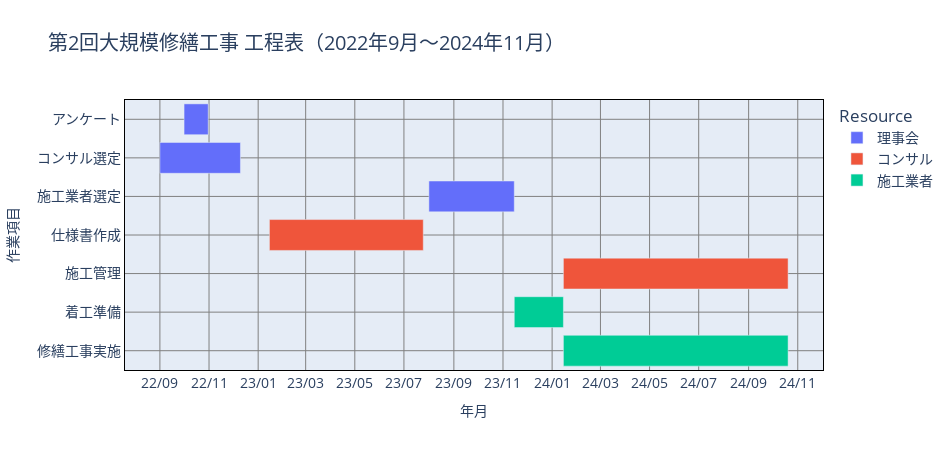

This figure's notebook cell:
### Code cell
# https://plot.ly/python/gantt/
# https://megatenpa.com/python/plotly/px/gantt-charts/#color
# http://hxn.blog.jp/archives/9505573.html
    
import plotly.express as px
import pandas as pd


# データ
df = pd.DataFrame([
    dict(Task='アンケート', Start='2022-10-01', Finish='2022-10-31', Resource='理事会'),
    dict(Task='コンサル選定', Start='2022-09-01', Finish='2022-12-10', Resource='理事会'),
    dict(Task='仕様書作成', Start='2023-01-15', Finish='2023-07-25', Resource='コンサル'),
    dict(Task='施工業者選定', Start='2023-08-01', Finish='2023-11-15', Resource='理事会'),
    dict(Task='着工準備', Start='2023-11-15', Finish='2024-01-15', Resource='施工業者'),
    dict(Task='施工管理', Start='2024-01-15', Finish='2024-10-20', Resource='コンサル'),
    dict(Task='修繕工事実施', Start='2024-01-15', Finish='2024-10-20', Resource='施工業者'),
])

# 作図
fig = px.timeline(df, x_start="Start", x_end="Finish", y="Task", color="Resource",
                  title='第2回大規模修繕工事 工程表（2022年9月〜2024年11月）', height=450, width=950)

# グラフ全体とホバーのフォントサイズ変更
fig.update_layout(font_size=14, hoverlabel_font_size=14, hoverlabel_font_color='white',
                  xaxis_title='年月', yaxis_title='作業項目',
                  xaxis_title_font_size=14, yaxis_title_font_size=14)

# 枠線とグリッド線の設定（x軸グリッドは5日表示=5x24x60x60x1000）
fig.update_xaxes(linecolor='black', gridcolor='gray',mirror=True, tickformat="%y/%m", dtick = 'M2')
fig.update_yaxes(linecolor='black', gridcolor='gray',mirror=True, autorange='reversed')


# ガントチャート表示
fig.show()

### Figure 1 — Plotly figure (JSON) as saved in the notebook; plotly's stock layout.template omitted (floating-point values rounded to 4 significant figures)
{"data": [{"alignmentgroup": "True", "base": ["2022-10-01", "2022-09-01", "2023-08-01"], "hovertemplate": "Resource=理事会<br>Start=%{base}<br>Finish=%{x}<br>Task=%{y}<extra></extra>", "legendgroup": "理事会", "marker": {"color": "#636efa", "pattern": {"shape": ""}}, "name": "理事会", "offsetgroup": "理事会", "orientation": "h", "showlegend": true, "textposition": "auto", "type": "bar", "x": [2592000000, 8640000000, 9158400000], "xaxis": "x", "y": ["アンケート", "コンサル選定", "施工業者選定"], "yaxis": "y"}, {"alignmentgroup": "True", "base": ["2023-01-15", "2024-01-15"], "hovertemplate": "Resource=コンサル<br>Start=%{base}<br>Finish=%{x}<br>Task=%{y}<extra></extra>", "legendgroup": "コンサル", "marker": {"color": "#EF553B", "pattern": {"shape": ""}}, "name": "コンサル", "offsetgroup": "コンサル", "orientation": "h", "showlegend": true, "textposition": "auto", "type": "bar", "x": [16502400000, 24105600000], "xaxis": "x", "y": ["仕様書作成", "施工管理"], "yaxis": "y"}, {"alignmentgroup": "True", "base": ["2023-11-15", "2024-01-15"], "hovertemplate": "Resource=施工業者<br>Start=%{base}<br>Finish=%{x}<br>Task=%{y}<extra></extra>", "legendgroup": "施工業者", "marker": {"color": "#00cc96", "pattern": {"shape": ""}}, "name": "施工業者", "offsetgroup": "施工業者", "orientation": "h", "showlegend": true, "textposition": "auto", "type": "bar", "x": [5270400000, 24105600000], "xaxis": "x", "y": ["着工準備", "修繕工事実施"], "yaxis": "y"}], "layout": {"barmode": "overlay", "font": {"size": 14}, "height": 450, "hoverlabel": {"font": {"color": "white", "size": 14}}, "legend": {"title": {"text": "Resource"}, "tracegroupgap": 0}, "title": {"text": "第2回大規模修繕工事 工程表（2022年9月〜2024年11月）"}, "width": 950, "xaxis": {"anchor": "y", "autorange": true, "domain": [0, 1], "dtick": "M2", "gridcolor": "gray", "linecolor": "black", "mirror": true, "range": ["2022-07-19 16:00", "2024-12-02 08:00"], "tickformat": "%y/%m", "title": {"font": {"size": 14}, "text": "年月"}, "type": "date"}, "yaxis": {"anchor": "x", "autorange": true, "domain": [0, 1], "gridcolor": "gray", "linecolor": "black", "mirror": true, "range": [6.5, -0.5], "title": {"font": {"size": 14}, "text": "作業項目"}, "type": "category"}}}
